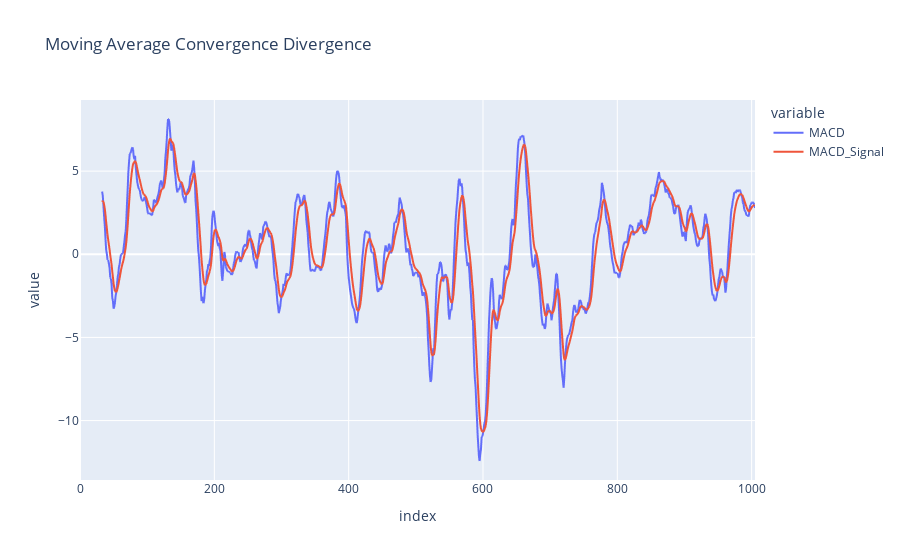

The cell this chart's notebook holds for it:
### Code cell
analyzer.plot_macd(technical_indicator)

### Figure 1 — Plotly figure (JSON) as saved in the notebook; plotly's stock layout.template omitted (floating-point values rounded to 4 significant figures; data arrays with more than 128 entries replaced by an {"elided": "..."} marker saying what was removed)
{"data": [{"hovertemplate": "variable=MACD<br>index=%{x}<br>value=%{y}<extra></extra>", "legendgroup": "MACD", "line": {"color": "#636efa", "dash": "solid"}, "marker": {"symbol": "circle"}, "mode": "lines", "name": "MACD", "showlegend": true, "type": "scattergl", "x": {"elided": "1006 int values"}, "xaxis": "x", "y": {"elided": "1006 float values"}, "yaxis": "y"}, {"hovertemplate": "variable=MACD_Signal<br>index=%{x}<br>value=%{y}<extra></extra>", "legendgroup": "MACD_Signal", "line": {"color": "#EF553B", "dash": "solid"}, "marker": {"symbol": "circle"}, "mode": "lines", "name": "MACD_Signal", "showlegend": true, "type": "scattergl", "x": {"elided": "1006 int values"}, "xaxis": "x", "y": {"elided": "1006 float values"}, "yaxis": "y"}], "layout": {"legend": {"title": {"text": "variable"}, "tracegroupgap": 0}, "title": {"text": "Moving Average Convergence Divergence"}, "xaxis": {"anchor": "y", "domain": [0, 1], "title": {"text": "index"}}, "yaxis": {"anchor": "x", "domain": [0, 1], "title": {"text": "value"}}}}
